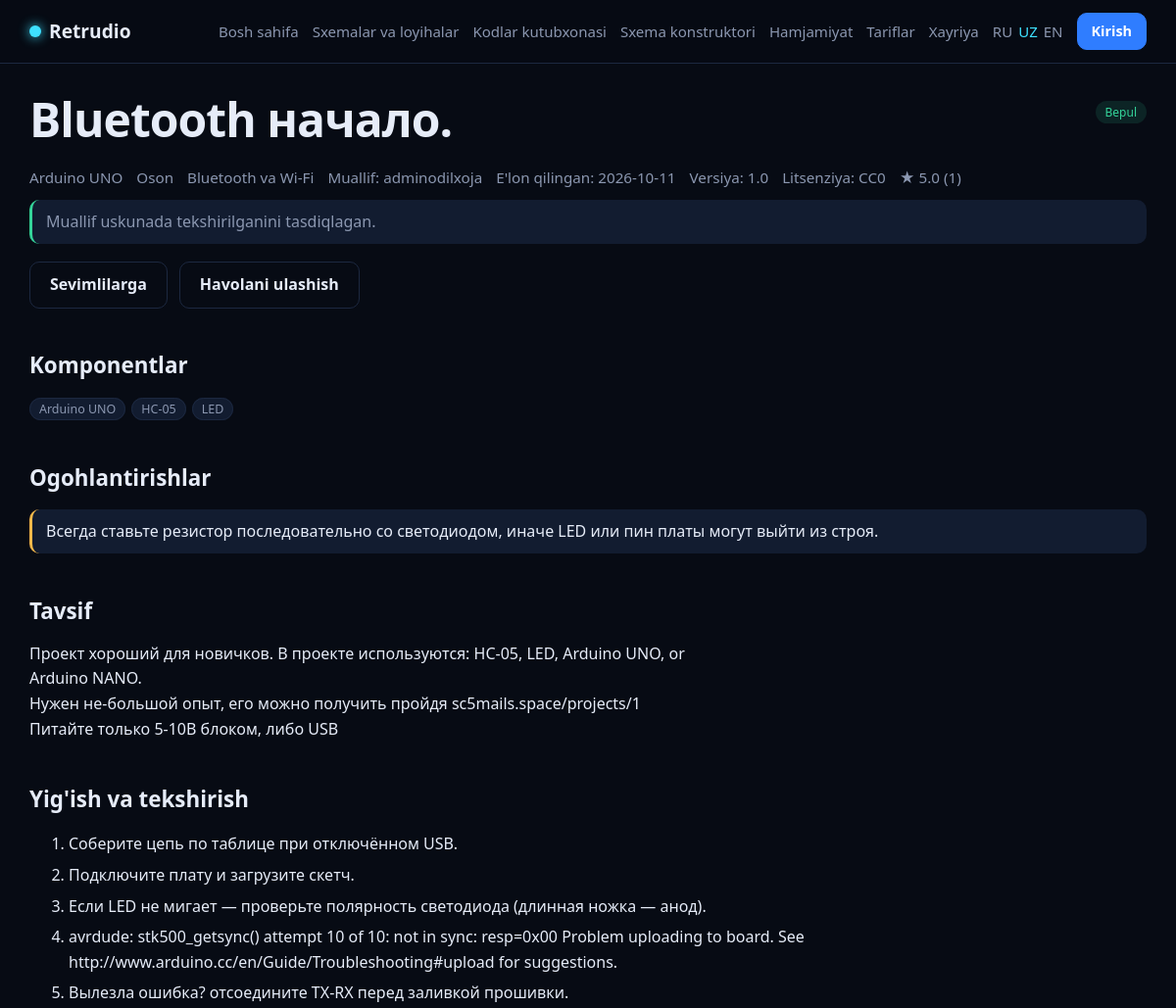
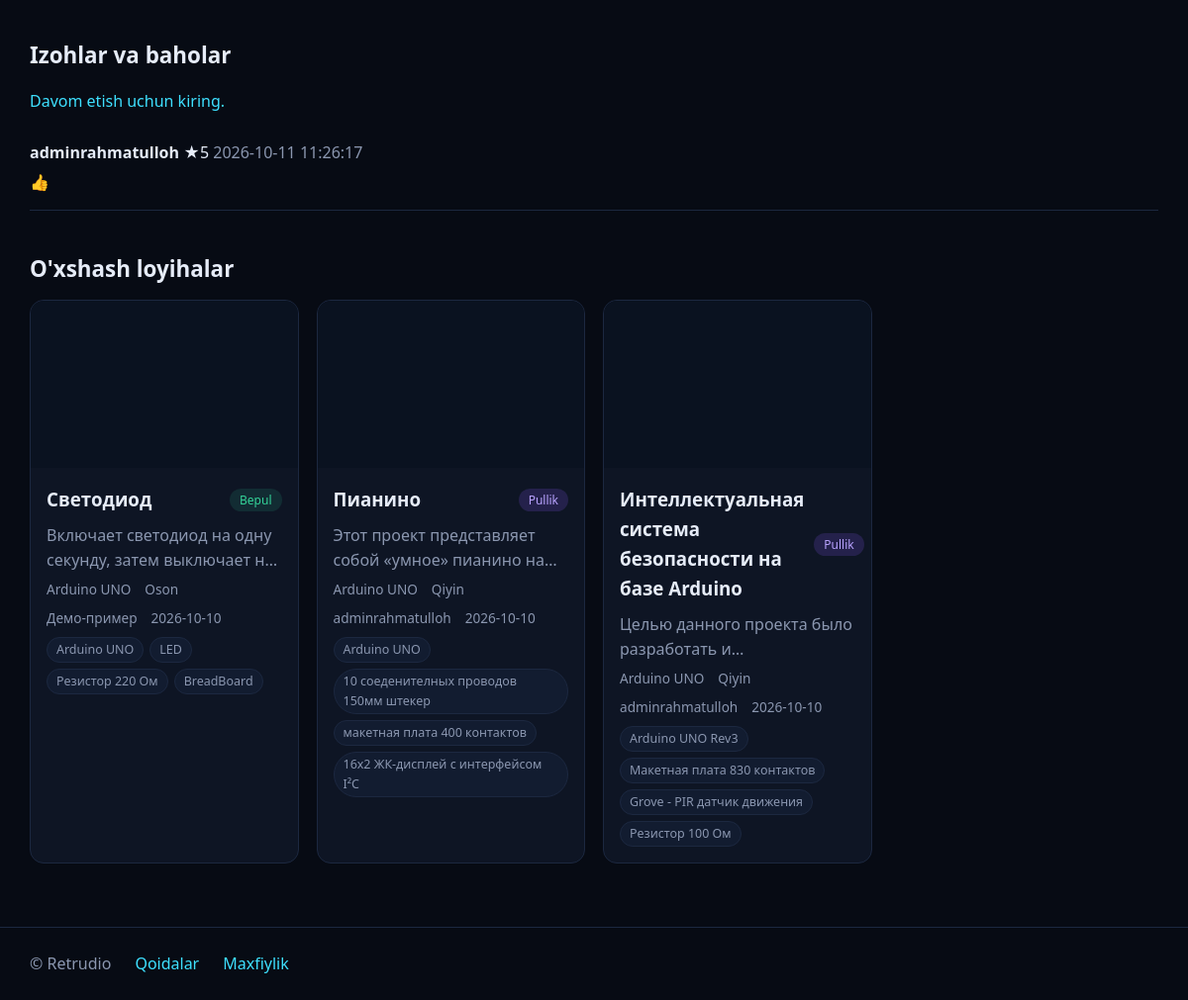
The page /project/2?lang=uz on the database its author committed (2 pictures, top to bottom).
### tables this page shows
CREATE TABLE comments(
  id INTEGER PRIMARY KEY AUTOINCREMENT,
  project_id INTEGER NOT NULL, user_id INTEGER NOT NULL,
  body TEXT NOT NULL, rating INTEGER,
  created TEXT NOT NULL DEFAULT CURRENT_TIMESTAMP
);

CREATE TABLE users(
  id INTEGER PRIMARY KEY AUTOINCREMENT,
  email TEXT UNIQUE NOT NULL,
  name TEXT NOT NULL,
  password_hash TEXT NOT NULL,
  subscription_until TEXT,
  username TEXT UNIQUE,
  is_admin INTEGER NOT NULL DEFAULT 0,
  created TEXT NOT NULL DEFAULT CURRENT_TIMESTAMP
);

### app.py (the view)
@app.route("/project/<int:pid>")
def project(pid):
    item = catalog.get(pid)
    if not item:
        abort(404)
    ok = can_access(item)
    db = get_db()
    comments = db.execute("SELECT c.*, u.name FROM comments c JOIN users u ON u.id=c.user_id "
                          "WHERE project_id=? ORDER BY c.id DESC", (pid,)).fetchall()
    rated = [c["rating"] for c in comments if c["rating"]]
    avg = round(sum(rated) / len(rated), 1) if rated else None
    is_fav = bool(g.user and db.execute("SELECT 1 FROM favorites WHERE user_id=? AND project_id=?",
                                        (g.user["id"], pid)).fetchone())
    return render_template("project.html", p=item, ok=ok, comments=comments, avg=avg,
                           n_rated=len(rated), is_fav=is_fav, similar=catalog.similar(item),
                           code_html=highlight_code(item["code"]) if ok and item["code"] else "")

### app.py (called while the page is built)
@app.before_request
def before():
    if request.args.get("lang") in config.LANGS:
        session["lang"] = request.args["lang"]
    g.lang = session.get("lang", "ru")
    g.user = None
    if session.get("uid"):
        g.user = get_db().execute("SELECT * FROM users WHERE id=?", (session["uid"],)).fetchone()
    if request.method in ("POST", "PUT", "DELETE") and request.endpoint not in ("payment_notify", "payment_success", "payment_fail"):
        token = request.form.get("csrf") or request.headers.get("X-CSRF-Token", "")
        if not hmac.compare_digest(token, session.get("csrf", "")):
            abort(400, "CSRF")

def has_subscription(user):
    if user and user["is_admin"]:      # администраторам открыты все платные проекты
        return True
    if not user or not user["subscription_until"]:
        return False
    return datetime.fromisoformat(user["subscription_until"]) >= utcnow()

def can_access(item):
    return item["free"] or has_subscription(g.user)

@app.context_processor
def inject():
    if "csrf" not in session:
        session["csrf"] = secrets.token_urlsafe(32)
    return dict(
        t=lambda k: translate(k, g.lang), lang=g.lang, user=g.user,
        csrf=session["csrf"], PROJECT_NAME=config.PROJECT_NAME, LANGS=config.LANGS,
        loc=lambda v: catalog.loc(v, g.lang), CATEGORIES=catalog.CATEGORIES,
        has_sub=has_subscription(g.user),
        cfg=SimpleNamespace(CONTACT_EMAIL=config.CONTACT_EMAIL, DONATE_URL=config.DONATE_URL,
                            FREEKASSA_READY=config.FREEKASSA_READY, SUBSCRIPTION_PRICE=config.SUBSCRIPTION_PRICE,
                            SUBSCRIPTION_CURRENCY=config.SUBSCRIPTION_CURRENCY,
                            SUBSCRIPTION_DAYS=config.SUBSCRIPTION_DAYS),   # только безопасные значения, без секретов
    )

### catalog.py (called while the page is built, shortened)
def loc(value, lang):
    if isinstance(value, dict):
        return value.get(lang) or value.get("ru") or value.get("en") or next(iter(value.values()), "")
    return value or ""

def all_items():
    files = sorted(SCHEMES_DIR.glob("*.json"))
    sig = tuple((f.name, f.stat().st_mtime_ns) for f in files) + tuple(
        (f.name, f.stat().st_mtime_ns) for f in SCHEMES_DIR.glob("*.txt")) + tuple(
        (f.name, f.stat().st_mtime_ns) for f in SCHEMES_DIR.glob("*.ino"))
    return _cache["items"]

def get(pid):
    return all_items().get(pid)

### database.py (called while the page is built)
def get_db():
    if "db" not in g:
        g.db = sqlite3.connect(DB_PATH)
        g.db.row_factory = sqlite3.Row
    return g.db

### templates/project.html (shortened to what this page needs)
{% extends "base.html" %}{% from "_macros.html" import card with context %}
{% block content %}
<article class="project-page">
  <div class="row"><h1>{{ loc(p.name) }}</h1>
    <span class="tag {{ 'free' if p.free else 'paid' }}">{{ t('free') if p.free else t('paid') }}</span></div>
  <div class="meta big">
    {% if p.board %}<span>{{ p.board }}</span>{% endif %}
    {% if p.difficulty %}<span>{{ t(p.difficulty) }}</span>{% endif %}
    {% if p.category %}<span>{{ t('cat_' ~ p.category) }}</span>{% endif %}
    {% if p.author %}<span>{{ t('author') }}: {{ p.author }}</span>{% endif %}
    <span>{{ t('published') }}: {{ p.published }}</span>
    {% if p.version %}<span>{{ t('version') }}: {{ p.version }}</span>{% endif %}
    {% if p.license %}<span>{{ t('license') }}: {{ p.license }}</span>{% endif %}
    {% if n_rated %}<span>★ {{ avg }} ({{ n_rated }})</span>{% endif %}
  </div>
  <p class="note {{ 'ok' if p.verified }}">{{ t('verified') if p.verified else t('unverified') }}</p>
  <div class="actions">
    <form method="post" action="{{ url_for('favorite', pid=p.id) }}" class="inline"><input type="hidden" name="csrf" value="{{ csrf }}">
      <button class="btn ghost">{{ t('unfavorite') if is_fav else t('favorite') }}</button></form>
    <button class="btn ghost" data-share>{{ t('share') }}</button>
  </div>
  {% if not ok %}
  <div class="panel locked"><h3>🔒 {{ t('locked_title') }}</h3><p class="muted">{{ t('locked_text') }}</p>
    <a class="btn" href="{{ url_for('pricing') }}">{{ t('buy') }}</a></div>
  {% else %}
    {% if p.components %}<h2>{{ t('components') }}</h2><ul class="chips big">{% for c in p.components %}<li><i>{{ c }}</i></li>{% endfor %}</ul>{% endif %}
    {% if p.warnings %}<h2>{{ t('warnings') }}</h2>{% for w in p.warnings %}<div class="note warn">{{ loc(w) }}</div>{% endfor %}{% endif %}
    {% set d = loc(p.description) %}{% if d %}<h2>{{ t('description') }}</h2><div class="prose">{{ d }}</div>{% endif %}
    {% if p.steps %}<h2>{{ t('steps') }}</h2><ol class="steps">{% for s in p.steps %}<li>{{ loc(s) }}</li>{% endfor %}</ol>{% endif %}
  {% endif %}
  <h2 id="comments">{{ t('comments') }}</h2>
  {% if user %}
  <form method="post" action="{{ url_for('comment', pid=p.id) }}" class="panel stack">
    <input type="hidden" name="csrf" value="{{ csrf }}">
    <textarea name="body" required maxlength="2000" rows="3"></textarea>
    <label>{{ t('rating') }} <select name="rating"><option value="">{{ t('no_rating') }}</option>{% for i in range(5,0,-1) %}<option>{{ i }}</option>{% endfor %}</select></label>
    <button class="btn small">{{ t('add_comment') }}</button>
  </form>
  {% else %}<p class="muted"><a href="{{ url_for('login', next=request.path) }}">{{ t('need_login') }}</a></p>{% endif %}
  {% for c in comments %}<div class="comment"><b>{{ c['name'] }}</b>{% if c['rating'] %} ★{{ c['rating'] }}{% endif %}
    <span class="muted"> {{ c['created'] }}</span><p>{{ c['body'] }}</p></div>{% endfor %}
  {% if similar %}<h2>{{ t('similar') }}</h2><div class="grid">{% for s in similar %}{{ card(s) }}{% endfor %}</div>{% endif %}
</article>
{% endblock %}

### templates/_macros.html (shortened to what this page needs)
{% macro card(p) %}
<a class="card project" href="{{ url_for('project', pid=p.id) }}">
  <div class="thumb">{% if p.has_image %}<img loading="lazy" src="{{ url_for('scheme_image', pid=p.id) }}" alt="">{% endif %}</div>
  <div class="body">
    <div class="row"><h3>{{ loc(p.name) }}</h3>
      <span class="tag {{ 'free' if p.free else 'paid' }}">{{ t('free') if p.free else t('paid') }}</span></div>
    {% set d = loc(p.description) %}
    <p class="muted clamp">{{ d[:140] }}</p>
    <div class="meta">
      {% if p.board %}<span>{{ p.board }}</span>{% endif %}
      {% if p.difficulty %}<span>{{ t(p.difficulty) }}</span>{% endif %}
      {% if p.author %}<span>{{ p.author }}</span>{% endif %}
      <span>{{ p.published }}</span>
    </div>
    {% if p.components %}<div class="chips">{% for c in p.components[:4] %}<i>{{ c }}</i>{% endfor %}</div>{% endif %}
  </div>
</a>
{% endmacro %}

### static/style.css (style rules this page uses)
:root { --bg:#070b14;--card:#0e1524;--card2:#121c30;--line:#1c2840;--text:#e6ecf8;--muted:#8b97b0; --blue:#2f7dff;--cyan:#3ee0ff;--violet:#8b5cf6;--ok:#34d399;--warn:#f5b84a;--r:14px }
* { box-sizing:border-box }
html { scroll-behavior:smooth }
body { margin:0;background:var(--bg);color:var(--text);font:16px/1.6 system-ui,-apple-system,"Segoe UI",Roboto,sans-serif }
a { color:var(--cyan);text-decoration:none }
h1 { font-size:clamp(1.8rem,4vw,3rem);line-height:1.15;margin:.6em 0 .3em;letter-spacing:-.02em }
h2 { margin:1.8em 0 .6em;font-size:1.4rem }
h3 { margin:.2em 0 }
.muted { color:var(--muted) }
.btn,button.btn { display:inline-block;background:var(--blue);color:#fff;border:1px solid var(--blue);padding:10px 20px;border-radius:10px;font:inherit;font-weight:600;cursor:pointer;transition:box-shadow .2s,transform .1s }
.btn.ghost { background:transparent;border-color:var(--line);color:var(--text) }
form.inline { display:inline }
.actions { display:flex;gap:12px;flex-wrap:wrap;margin:18px 0 }
.grid { display:grid;grid-template-columns:repeat(auto-fill,minmax(270px,1fr));gap:18px }
.card,.panel { background:var(--card);border:1px solid var(--line);border-radius:var(--r) }
.card { color:var(--text);display:block;overflow:hidden;transition:border-color .2s }
.thumb { aspect-ratio:16/10;background:#0a1220;display:flex;align-items:center;justify-content:center }
.project .body { padding:14px 16px 16px }
.row { display:flex;align-items:center;justify-content:space-between;gap:10px }
.clamp { display:-webkit-box;-webkit-line-clamp:2;-webkit-box-orient:vertical;overflow:hidden;margin:.3em 0 }
.meta { display:flex;gap:8px 14px;flex-wrap:wrap;color:var(--muted);font-size:.85rem }
.meta.big { font-size:.95rem;margin:6px 0 }
.chips { display:flex;gap:6px;flex-wrap:wrap;margin-top:8px;padding:0;list-style:none }
.chips i { font-style:normal;font-size:.78rem;padding:2px 9px;border-radius:999px;background:var(--card2);border:1px solid var(--line);color:var(--muted) }
.tag { font-size:.75rem;padding:2px 10px;border-radius:999px;white-space:nowrap }
.tag.free { background:rgba(52,211,153,.12);color:var(--ok) }
.tag.paid { background:rgba(139,92,246,.18);color:#b9a3ff }
.prose { white-space:pre-line;max-width:75ch }
.note { padding:10px 14px;border-radius:10px;background:var(--card2);border-left:3px solid var(--muted);color:var(--muted);margin:10px 0 }
.note.ok { border-color:var(--ok) }
.note.warn { border-color:var(--warn);color:var(--text) }
.steps li { margin:6px 0 }
.comment { border-bottom:1px solid var(--line);padding:10px 0 }
.comment p { margin:.3em 0;white-space:pre-line }

### rows shown on the page
comments: name "adminrahmatulloh", rating "5", created "2026-10-11 11:26:17", body "👍"
users: loc "Пианино", t "Pullik", d "Этот проект представляет собой «умное» пианино…", board "Arduino UNO", t "Qiyin", author "adminrahmatulloh", published "2026-10-10", 4 "Arduino UNO" "10 соеденителных проводов 150мм штекер" "макетная плата 400 контактов" "16x2 ЖК-дисплей с интерфейсом I²C" "Arduino UNO Rev3" "Макетная плата 830 контактов" "Grove - PIR датчик движения" "Резистор 100 Ом", loc "Интеллектуальная система безопасности на базе Arduino", d "Целью данного проекта было разработать…"

### other values the page prints
{{ PROJECT_NAME }} "Retrudio"
{{ t('nav_home') }} "Bosh sahifa"
{{ t('nav_projects') }} "Sxemalar va loyihalar"
{{ t('nav_library') }} "Kodlar kutubxonasi"
{{ t('nav_builder') }} "Sxema konstruktori"
{{ t('nav_community') }} "Hamjamiyat"
{{ t('nav_pricing') }} "Tariflar"
{{ t('nav_donate') }} "Xayriya"
{{ l.upper() }} "RU" "UZ" "EN"
{{ t('login') }} "Kirish"
{{ loc(p.name) }} "Bluetooth начало."
{{ t('free') if p.free else t('paid') }} "Bepul"
{{ p.board }} "Arduino UNO"
{{ t(p.difficulty) }} "Oson"
{{ t('cat_' ~ p.category) }} "Bluetooth va Wi-Fi"
